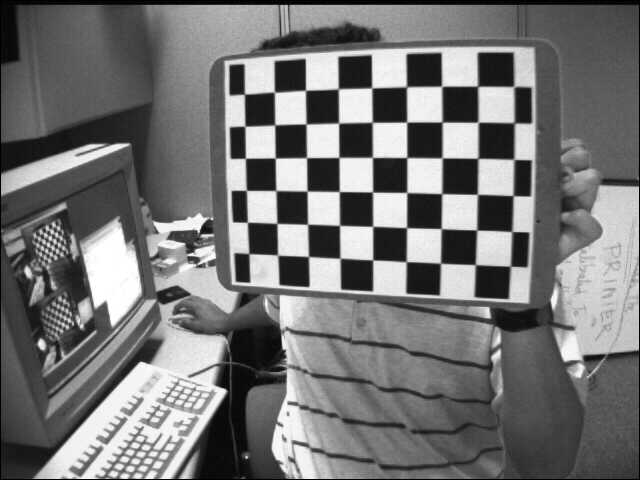
#> input picture OpenCV/6 Camera Calibration and 3D Reconstruction/2 - Pose Estimation/left01.jpg, 640 x 480 px; its folder holds only this picture in this run
$ python pose_estimation.py
#> lines starting #> are read from the running program, lines starting #| are printed output that depends on the picture; after the words box and inside, x2 and y2 are one past the last pixel; in counts of white or black regions, pixels touching at a corner belong together
# this needs some of the calibration data

import numpy as np
import cv2 as cv
import glob

def draw(img, corners, imgpts):
    corner = tuple(corners[0].ravel().astype("int32"))
    imgpts = imgpts.astype("int32")
    img = cv.line(img, corner, tuple(imgpts[0].ravel()), (255,0,0), 5)
    img = cv.line(img, corner, tuple(imgpts[1].ravel()), (0,255,0), 5)
    img = cv.line(img, corner, tuple(imgpts[2].ravel()), (0,0,255), 5)
    return img

# draw a cube
def draw_cube(img, corners, imgpts):
    imgpts = np.int32(imgpts).reshape(-1,2)

    #draw ground floor in green
    img = cv.drawContours(img, [imgpts[:4]],-1,(0,255,0),-3)

    # draw pillars in blue
    for i,j in zip(range(4),range(4,8)):
        img = cv.line(img, tuple(imgpts[i]), tuple(imgpts[j]),(255),3)

    # draw top layer in red
    img = cv.drawContours(img, [imgpts[4:]],-1,(0,0,255),3)

    return img


criteria = (cv.TermCriteria_EPS + cv.TermCriteria_MAX_ITER, 30, 0.001)
objp = np.zeros((6*7,3), np.float32)
objp[:,:2] = np.mgrid[0:7,0:6].T.reshape(-1,2)

# axis points for draw_cube()
axis = np.float32([[0,0,0], [0,3,0], [3,3,0], [3,0,0],
                   [0,0,-3], [0,3,-3], [3,3,-3], [3,0,-3]])


# axis points for draw()
# axis = np.float32([[3,0,0], [0,3,0], [0,0,-3]]).reshape(-1,3)

#arrays to store object points and image points from all the images
objpoints = [] # 3d point in real world space
imgpoints = [] # 2d points in image plane

# added the below from cam_calibration as required (i didnt save this data as an npz file )
for fname in glob.glob('left*.jpg'):
    img_2 = cv.imread(fname)
#> img_2 is the input picture: shape (480, 640, 3); min 0, max 255, mean 116.6
    gray_2 = cv.cvtColor(img_2, cv.COLOR_BGR2GRAY)
    ret, corners_2 = cv.findChessboardCorners(gray_2, (7,6), None)
#> ret = True; corners_2 = 42 rows, first 8: [475.4, 264.8], [440.5, 263.2], [405.9, 261.5], [372.9, 259.9], [340.6, 258.5], [308.7, 256.4], [277.6, 255.1], [476.7, 230.1]
    if ret == True:
        objpoints.append(objp)

        corners2_2 = cv.cornerSubPix(gray_2,corners_2, (11,11), (-1,-1), criteria)
#> corners2_2 = 42 rows, first 8: [475.3, 264.6], [440.5, 263.2], [406.2, 261.7], [372.7, 259.9], [340, 258.2], [308.5, 256.5], [277.6, 255.1], [476.7, 230]
        imgpoints.append(corners2_2)

ret, mtx, dist, rvecs, tvecs = cv.calibrateCamera(objpoints, imgpoints, gray_2.shape[::-1], None, None)
#> ret = 0.146; mtx = [[841.1, 0, 299.8], [0, 795.4, 311.1], [0, 0, 1]]; dist = [[-0.744, 1.23, -0.063, 0.0252, -4.97]]; rvecs = ([-0.679, 0.378, -3.01],); tvecs = ([4.77, -1.27, 22.63],)


for fname in glob.glob('left*.jpg'):
    img = cv.imread(fname)
    gray = cv.cvtColor(img,cv.COLOR_BGR2GRAY)
    ret, corners = cv.findChessboardCorners(gray, (7,6), None)
#> ret = True; corners has the same summary as corners_2

    if ret == True:

        corners2 = cv.cornerSubPix(gray,corners,(11,11),(-1,-1), criteria)
#> corners2 has the same summary as corners2_2

        # find the rotation translation vectors
        ret,rvecs, tvecs = cv.solvePnP(objp, corners2, mtx, dist)
#> rvecs = [-0.679, 0.378, -3.01]; tvecs = [4.77, -1.27, 22.63]

        # project 3d points to img plane
        imgpts, jac = cv.projectPoints(axis, rvecs,tvecs,mtx,dist)
#> imgpts = [[475.3, 264.7], [477.9, 158.3], [372.4, 157.4], [372.7, 260], [445.8, 286.5], [448.3, 165.5], [329.2, 164.6], [330.7, 279.9]]

        img = draw_cube(img,corners2,imgpts)
#> in draw_cube, `imgpts = np.int32(imgpts).reshape(-1,2)`: imgpts = [[475, 264], [477, 158], [372, 157], [372, 259], [445, 286], [448, 165], [329, 164], [330, 279]]
#> in draw_cube, `img = cv.drawContours(img, [imgpts[:4]],-1,(0,255,0),-3)`:
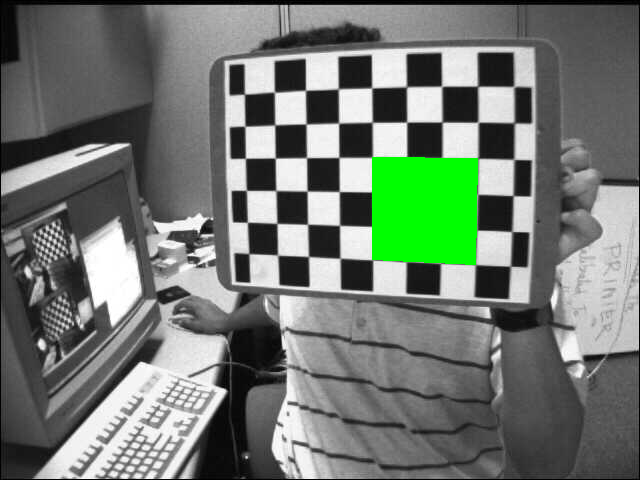
#> img: shape (480, 640, 3); 3.59% of pixels changed, all inside (x1, y1, x2, y2) = (372, 157, 478, 265)
#> the loop in draw_cube, `for i,j in zip(range(4),range(4,8)):` made 4 passes
#> pass 1, in draw_cube, `img = cv.line(img, tuple(imgpts[i]), tuple(imgpts[j]),(255),3)`:
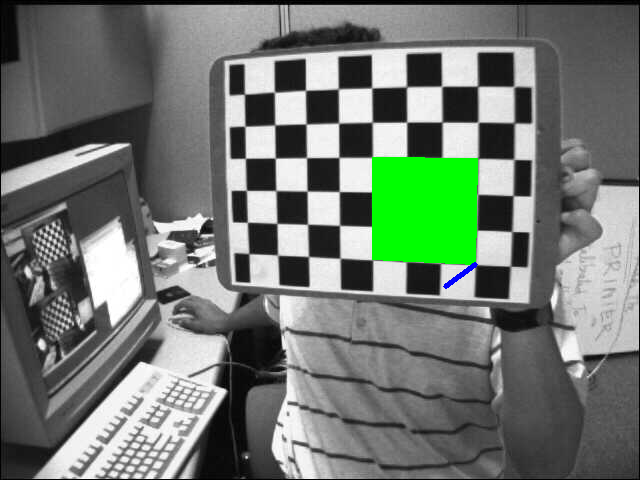
#> img: shape (480, 640, 3); 0.07% of pixels changed, all inside (x1, y1, x2, y2) = (443, 262, 478, 289)
#> pass 2, in draw_cube, `img = cv.line(img, tuple(imgpts[i]), tuple(imgpts[j]),(255),3)`:
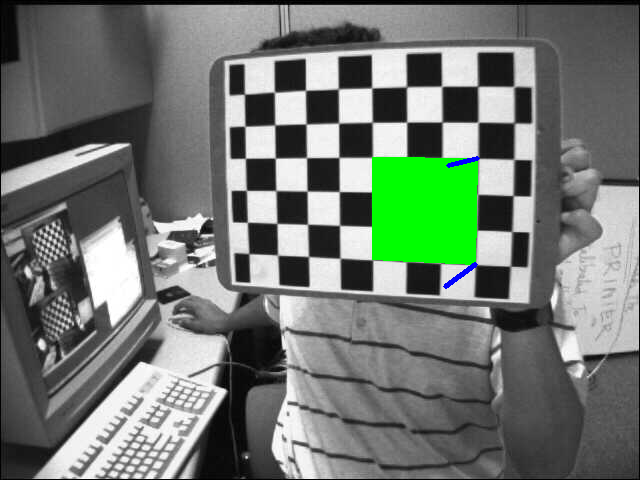
#> img: shape (480, 640, 3); 0.05% of pixels changed, all inside (x1, y1, x2, y2) = (446, 156, 480, 168)
#> pass 3, in draw_cube, `img = cv.line(img, tuple(imgpts[i]), tuple(imgpts[j]),(255),3)`:
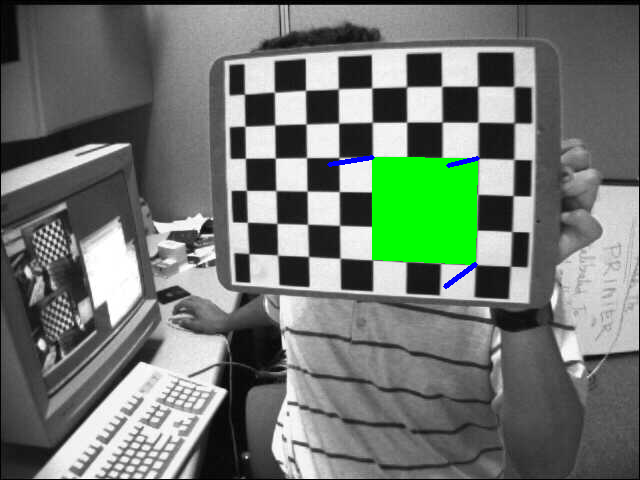
#> img: shape (480, 640, 3); 0.07% of pixels changed, all inside (x1, y1, x2, y2) = (327, 155, 375, 167)
#> after the loop in draw_cube, `for i,j in zip(range(4),range(4,8)):`:
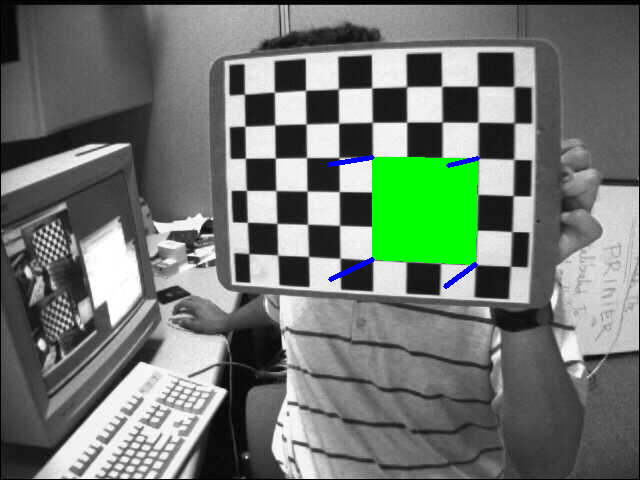
#> img: shape (480, 640, 3); 0.08% of pixels changed, all inside (x1, y1, x2, y2) = (328, 257, 375, 282)
#> in draw_cube, `img = cv.drawContours(img, [imgpts[4:]],-1,(0,0,255),3)`:
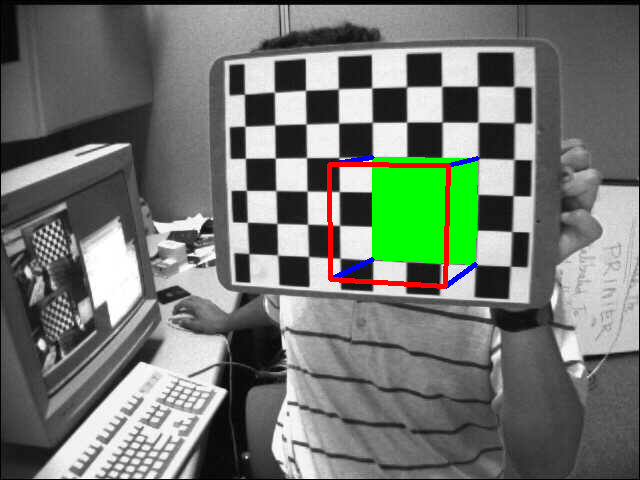
#> img: shape (480, 640, 3); 0.76% of pixels changed, all inside (x1, y1, x2, y2) = (327, 162, 451, 289)
        cv.imshow('img',img)
        k = cv.waitKey(0) & 0xFF
#> (key Esc is pressed here)
        if k == ord('s'):
            cv.imwrite(fname[:6]+'.png', img)

cv.destroyAllWindows

$ run again, on OpenCV/6 Camera Calibration and 3D Reconstruction/2 - Pose Estimation/left06.jpg
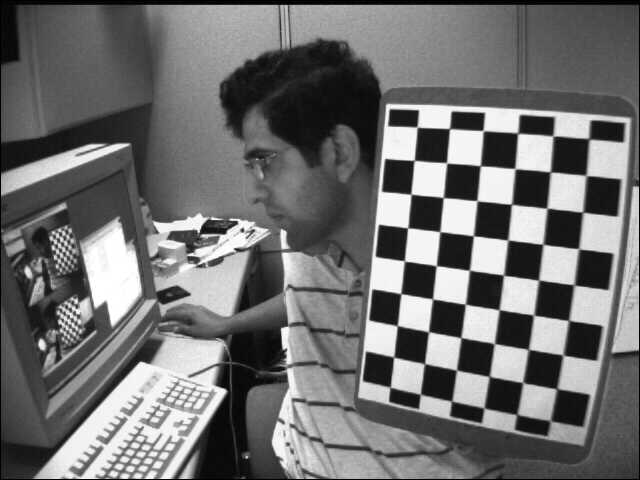
#> input picture OpenCV/6 Camera Calibration and 3D Reconstruction/2 - Pose Estimation/left06.jpg, 640 x 480 px
#> img_2 is the input picture: shape (480, 640, 3); min 0, max 255, mean 111.6
#> `ret, corners_2 = cv.findChessboardCorners(gray_2, (7,6), None)`: ret = True; corners_2 = 42 rows, first 8: [393.4, 357.4], [397.1, 325.6], [400.9, 293.6], [404.5, 261], [407.6, 227.9], [411.1, 194.4], [414.3, 160.3], [425.3, 364.2]
#> corners2_2 = 42 rows, first 8: [393.7, 357], [397.3, 325.6], [400.8, 293.6], [404.4, 261], [407.7, 227.8], [410.9, 194.2], [414.1, 160.4], [424.5, 363.6]
#> `ret, mtx, dist, rvecs, tvecs = cv.calibrateCamera(objpoints, imgpoints..`: ret = 0.117; mtx = [[574.7, 0, 288.4], [0, 587.5, 224.7], [0, 0, 1]]; dist = [[-0.31, 0.128, 0.000395, 0.0181, -0.0952]]; rvecs = ([-0.34, 0.43, -1.43],); tvecs = ([3.27, 4.06, 17.68],)
#> `ret, corners = cv.findChessboardCorners(gray, (7,6), None)`: ret = True; corners has the same summary as corners_2
#> corners2 has the same summary as corners2_2
#> `ret,rvecs, tvecs = cv.solvePnP(objp, corners2, mtx, dist)`: rvecs = [-0.34, 0.43, -1.43]; tvecs = [3.27, 4.06, 17.68]
#> `imgpts, jac = cv.projectPoints(axis, rvecs,tvecs,mtx,dist)`: imgpts = [[393.6, 357], [489.3, 376.4], [503.6, 275.2], [404.3, 260.9], [357.8, 383.1], [469.1, 408.7], [486.4, 289.2], [369.4, 271.1]]
#> in draw_cube, `imgpts = np.int32(imgpts).reshape(-1,2)`: imgpts = [[393, 357], [489, 376], [503, 275], [404, 260], [357, 383], [469, 408], [486, 289], [369, 271]]
#> after the loop in draw_cube, `for i,j in zip(range(4),range(4,8)):`:
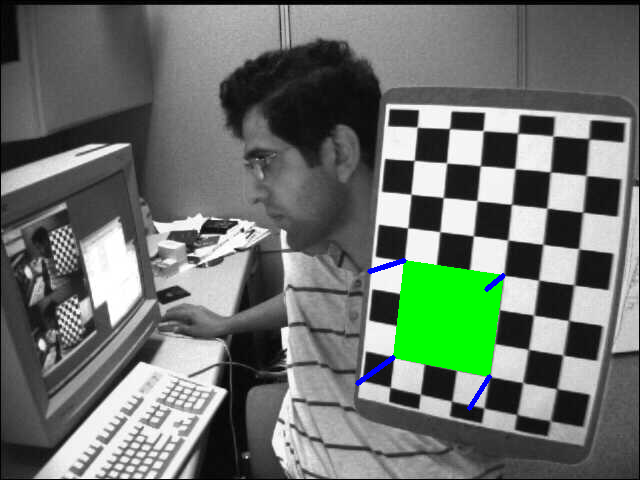
#> img: shape (480, 640, 3); mean B, G, R 108, 115.6, 107.4
#> in draw_cube, `img = cv.drawContours(img, [imgpts[4:]],-1,(0,0,255),3)`:
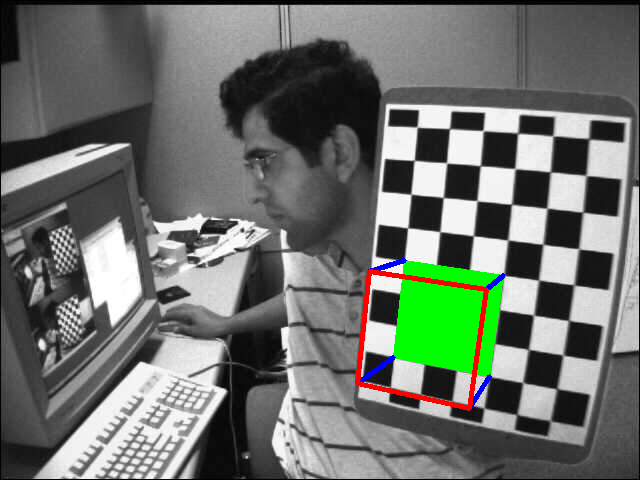
#> img: shape (480, 640, 3); 0.74% of pixels changed, all inside (x1, y1, x2, y2) = (355, 269, 489, 411)

$ run again, on OpenCV/6 Camera Calibration and 3D Reconstruction/2 - Pose Estimation/left07.jpg
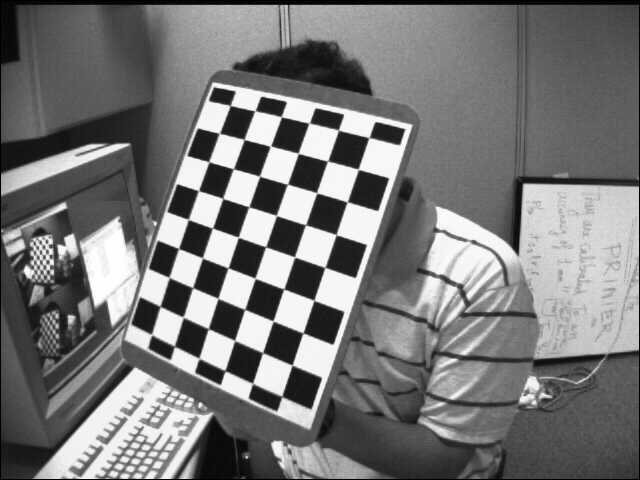
#> input picture OpenCV/6 Camera Calibration and 3D Reconstruction/2 - Pose Estimation/left07.jpg, 640 x 480 px
#> img_2 is the input picture: shape (480, 640, 3); min 0, max 255, mean 119.5
#> `ret, corners_2 = cv.findChessboardCorners(gray_2, (7,6), None)`: ret = True; corners_2 = 42 rows, first 8: [160.1, 306.3], [169.2, 277.3], [178.8, 248.6], [188.3, 219.5], [198.8, 190.6], [209.1, 161.8], [219.5, 133.3], [182.9, 316.8]
#> corners2_2 = 42 rows, first 8: [160.1, 306.3], [169.1, 277.5], [178.5, 248.5], [188.3, 219.4], [198.4, 190.6], [208.8, 161.7], [219.3, 133.3], [183.2, 317.2]
#> `ret, mtx, dist, rvecs, tvecs = cv.calibrateCamera(objpoints, imgpoints..`: ret = 0.0973; mtx = [[714.7, 0, 313.9], [0, 701.1, 191.3], [0, 0, 1]]; dist = [[-0.675, 4.02, 0.0247, 0.0282, -21.78]]; rvecs = ([-0.432, 0.195, -1.24],); tvecs = ([-5.01, 3.73, 22],)
#> `ret, corners = cv.findChessboardCorners(gray, (7,6), None)`: ret = True; corners has the same summary as corners_2
#> corners2 has the same summary as corners2_2
#> `ret,rvecs, tvecs = cv.solvePnP(objp, corners2, mtx, dist)`: rvecs = [-0.432, 0.195, -1.24]; tvecs = [-5.01, 3.73, 22]
#> `imgpts, jac = cv.projectPoints(axis, rvecs,tvecs,mtx,dist)`: imgpts = [[160, 306.3], [234.7, 340.4], [265.6, 246.9], [188.3, 219.4], [106.5, 297.5], [181.9, 336.9], [216.4, 230.7], [135.8, 201.6]]
#> in draw_cube, `imgpts = np.int32(imgpts).reshape(-1,2)`: imgpts = [[159, 306], [234, 340], [265, 246], [188, 219], [106, 297], [181, 336], [216, 230], [135, 201]]
#> after the loop in draw_cube, `for i,j in zip(range(4),range(4,8)):`:
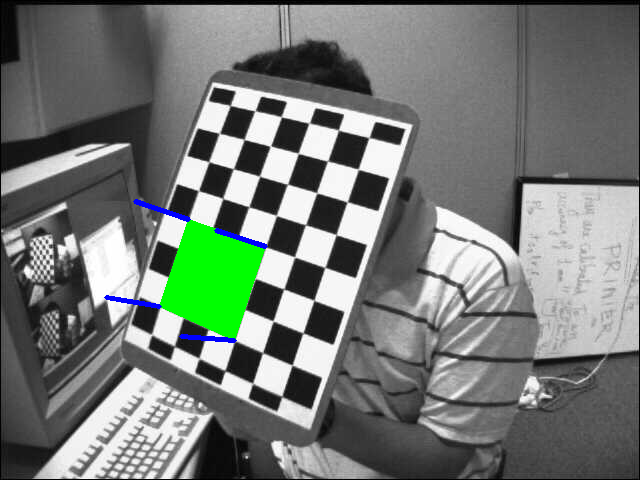
#> img: shape (480, 640, 3); mean B, G, R 116.7, 122.1, 115.7
#> in draw_cube, `img = cv.drawContours(img, [imgpts[4:]],-1,(0,0,255),3)`:
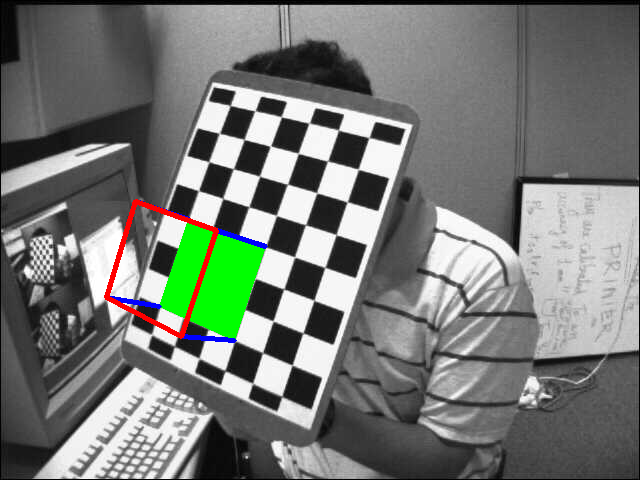
#> img: shape (480, 640, 3); 0.63% of pixels changed, all inside (x1, y1, x2, y2) = (104, 199, 219, 339)

$ run again, on OpenCV/6 Camera Calibration and 3D Reconstruction/2 - Pose Estimation/left02.jpg
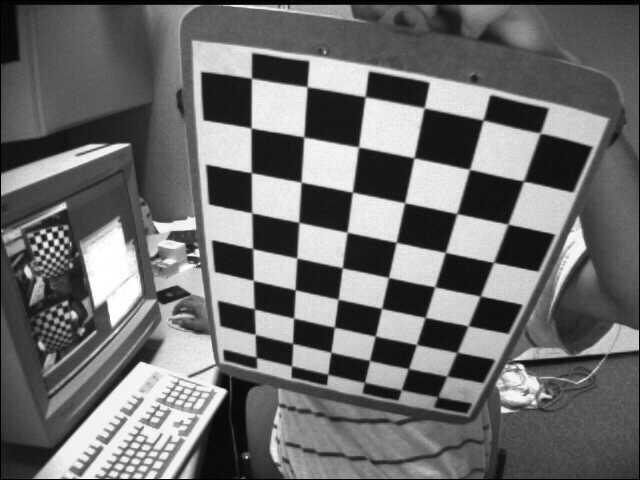
#> input picture OpenCV/6 Camera Calibration and 3D Reconstruction/2 - Pose Estimation/left02.jpg, 640 x 480 px
#> img_2 is the input picture: shape (480, 640, 3); min 0, max 255, mean 109
#> `ret, corners_2 = cv.findChessboardCorners(gray_2, (7,6), None)`: ret = True; corners_2 = 42 rows, first 8: [254.7, 308.6], [253.5, 280.5], [252.6, 248.4], [252.4, 213.8], [251.5, 172.4], [251.8, 128.6], [251.5, 77.99], [293.3, 318]
#> corners2_2 = 42 rows, first 8: [254.3, 308.9], [253.3, 280.4], [252.6, 248.6], [251.8, 212.8], [251.3, 172.7], [251.1, 128], [251.5, 78.19], [293.6, 318.1]
#> `ret, mtx, dist, rvecs, tvecs = cv.calibrateCamera(objpoints, imgpoints..`: ret = 0.106; mtx = [[579.9, 0, 324.8], [0, 594.1, 262.5], [0, 0, 1]]; dist = [[-0.367, 0.14, -0.0158, 0.0108, -0.0557]]; rvecs = ([0.465, 0.73, -1.33],); tvecs = ([-1.72, 1.11, 13.95],)
#> `ret, corners = cv.findChessboardCorners(gray, (7,6), None)`: ret = True; corners has the same summary as corners_2
#> corners2 has the same summary as corners2_2
#> `ret,rvecs, tvecs = cv.solvePnP(objp, corners2, mtx, dist)`: rvecs = [0.465, 0.73, -1.33]; tvecs = [-1.72, 1.11, 13.95]
#> `imgpts, jac = cv.projectPoints(axis, rvecs,tvecs,mtx,dist)`: imgpts = [[254.2, 308.8], [375.4, 335.9], [396.2, 242.3], [251.8, 212.8], [216.1, 411.7], [352.5, 445.8], [372.5, 365.1], [201.5, 324.8]]
#> in draw_cube, `imgpts = np.int32(imgpts).reshape(-1,2)`: imgpts = [[254, 308], [375, 335], [396, 242], [251, 212], [216, 411], [352, 445], [372, 365], [201, 324]]
#> after the loop in draw_cube, `for i,j in zip(range(4),range(4,8)):`:
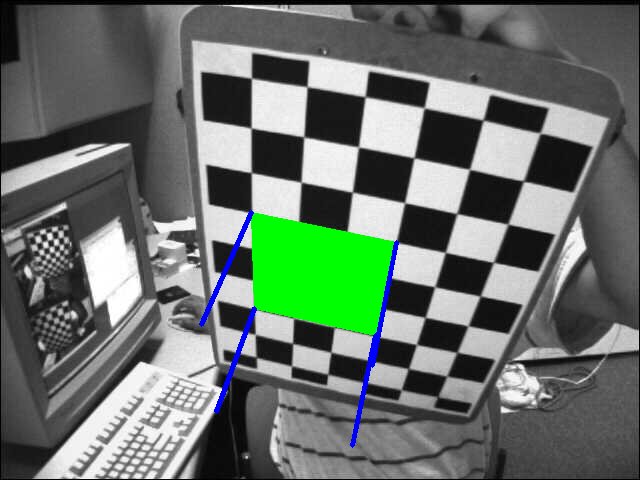
#> img: shape (480, 640, 3); mean B, G, R 105.2, 114, 103.3
#> in draw_cube, `img = cv.drawContours(img, [imgpts[4:]],-1,(0,0,255),3)`:
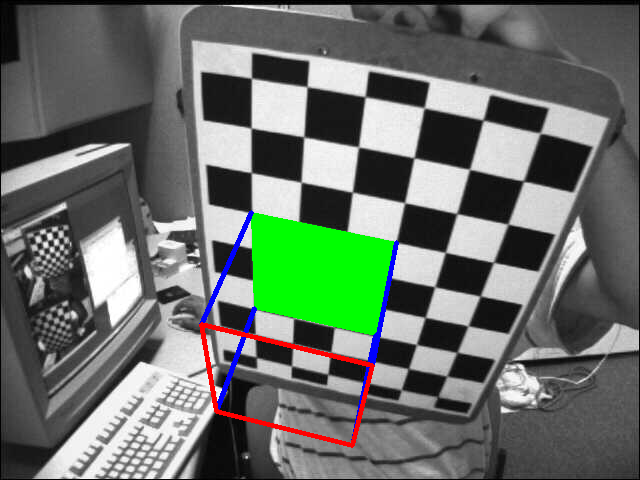
#> img: shape (480, 640, 3); 0.74% of pixels changed, all inside (x1, y1, x2, y2) = (199, 322, 375, 448)
